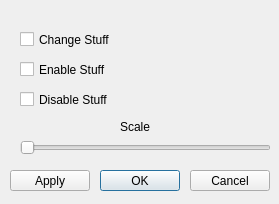
<?xml version="1.0" encoding="UTF-8"?>
<ui version="4.0">
 <class>NewWindow</class>
 <widget class="QDialog" name="NewWindow">
  <property name="geometry">
   <rect>
    <x>0</x>
    <y>0</y>
    <width>279</width>
    <height>204</height>
   </rect>
  </property>
  <property name="windowTitle">
   <string>Dialog</string>
  </property>
  <widget class="QCheckBox" name="checkBox">
   <property name="geometry">
    <rect>
     <x>20</x>
     <y>30</y>
     <width>91</width>
     <height>19</height>
    </rect>
   </property>
   <property name="text">
    <string>Change Stuff</string>
   </property>
  </widget>
  <widget class="QCheckBox" name="checkBox_2">
   <property name="geometry">
    <rect>
     <x>20</x>
     <y>60</y>
     <width>91</width>
     <height>19</height>
    </rect>
   </property>
   <property name="text">
    <string>Enable Stuff</string>
   </property>
  </widget>
  <widget class="QCheckBox" name="checkBox_3">
   <property name="geometry">
    <rect>
     <x>20</x>
     <y>90</y>
     <width>91</width>
     <height>19</height>
    </rect>
   </property>
   <property name="text">
    <string>Disable Stuff</string>
   </property>
  </widget>
  <widget class="QSlider" name="horizontalSlider">
   <property name="geometry">
    <rect>
     <x>20</x>
     <y>140</y>
     <width>251</width>
     <height>16</height>
    </rect>
   </property>
   <property name="orientation">
    <enum>Qt::Horizontal</enum>
   </property>
  </widget>
  <widget class="QLabel" name="label">
   <property name="geometry">
    <rect>
     <x>120</x>
     <y>120</y>
     <width>47</width>
     <height>13</height>
    </rect>
   </property>
   <property name="text">
    <string>Scale</string>
   </property>
  </widget>
  <widget class="QPushButton" name="pushButton">
   <property name="geometry">
    <rect>
     <x>100</x>
     <y>170</y>
     <width>80</width>
     <height>21</height>
    </rect>
   </property>
   <property name="text">
    <string>OK</string>
   </property>
  </widget>
  <widget class="QPushButton" name="pushButton_2">
   <property name="geometry">
    <rect>
     <x>190</x>
     <y>170</y>
     <width>80</width>
     <height>21</height>
    </rect>
   </property>
   <property name="text">
    <string>Cancel</string>
   </property>
  </widget>
  <widget class="QPushButton" name="pushButton_3">
   <property name="geometry">
    <rect>
     <x>10</x>
     <y>170</y>
     <width>80</width>
     <height>21</height>
    </rect>
   </property>
   <property name="text">
    <string>Apply</string>
   </property>
  </widget>
 </widget>
 <resources/>
 <connections/>
</ui>
